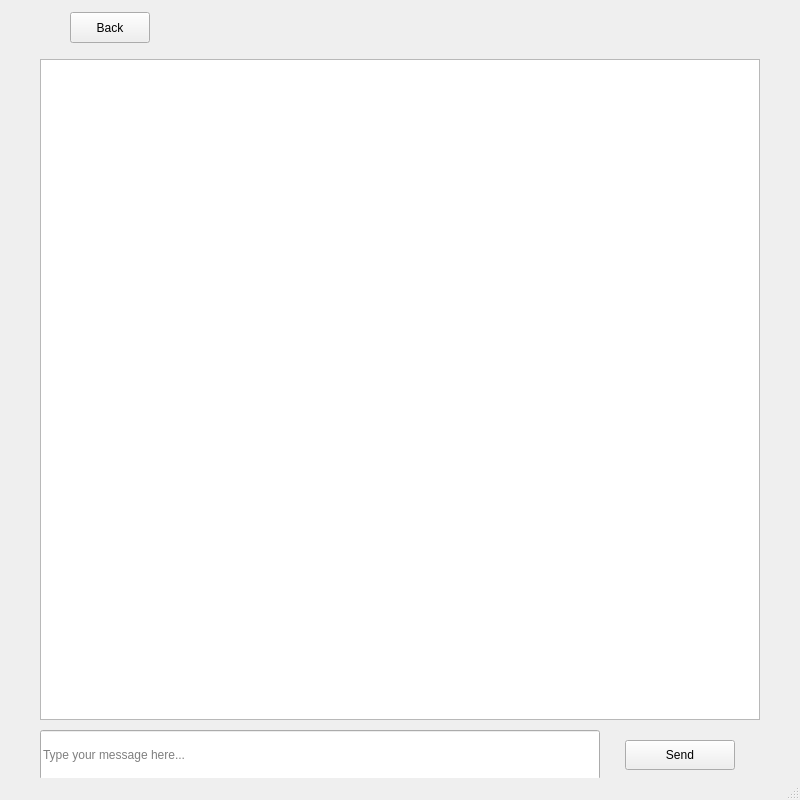
<?xml version="1.0" encoding="UTF-8"?>
<ui version="4.0">
 <class>Room</class>
 <widget class="QMainWindow" name="Room">
  <property name="geometry">
   <rect>
    <x>0</x>
    <y>0</y>
    <width>800</width>
    <height>800</height>
   </rect>
  </property>
  <property name="windowTitle">
   <string>Chat</string>
  </property>
  <widget class="QWidget" name="centralwidget">
   <widget class="QPushButton" name="sendNewMessagePushButton">
    <property name="geometry">
     <rect>
      <x>625</x>
      <y>740</y>
      <width>110</width>
      <height>30</height>
     </rect>
    </property>
    <property name="text">
     <string>Send</string>
    </property>
   </widget>
   <widget class="QLineEdit" name="newMessageLineEdit">
    <property name="geometry">
     <rect>
      <x>40</x>
      <y>730</y>
      <width>560</width>
      <height>50</height>
     </rect>
    </property>
    <property name="placeholderText">
     <string>Type your message here...</string>
    </property>
   </widget>
   <widget class="QTextEdit" name="messagesTextEdit">
    <property name="geometry">
     <rect>
      <x>40</x>
      <y>59</y>
      <width>720</width>
      <height>661</height>
     </rect>
    </property>
    <property name="font">
     <font>
      <pointsize>14</pointsize>
     </font>
    </property>
   </widget>
   <widget class="QLabel" name="roomNameLabel">
    <property name="geometry">
     <rect>
      <x>260</x>
      <y>10</y>
      <width>261</width>
      <height>41</height>
     </rect>
    </property>
    <property name="font">
     <font>
      <pointsize>14</pointsize>
      <bold>true</bold>
     </font>
    </property>
    <property name="text">
     <string/>
    </property>
    <property name="alignment">
     <set>Qt::AlignmentFlag::AlignCenter</set>
    </property>
   </widget>
   <widget class="QPushButton" name="backPushButton">
    <property name="geometry">
     <rect>
      <x>70</x>
      <y>12</y>
      <width>80</width>
      <height>31</height>
     </rect>
    </property>
    <property name="text">
     <string>Back</string>
    </property>
   </widget>
  </widget>
  <widget class="QMenuBar" name="menubar">
   <property name="geometry">
    <rect>
     <x>0</x>
     <y>0</y>
     <width>800</width>
     <height>20</height>
    </rect>
   </property>
  </widget>
  <widget class="QStatusBar" name="statusbar"/>
 </widget>
 <resources/>
 <connections/>
</ui>
